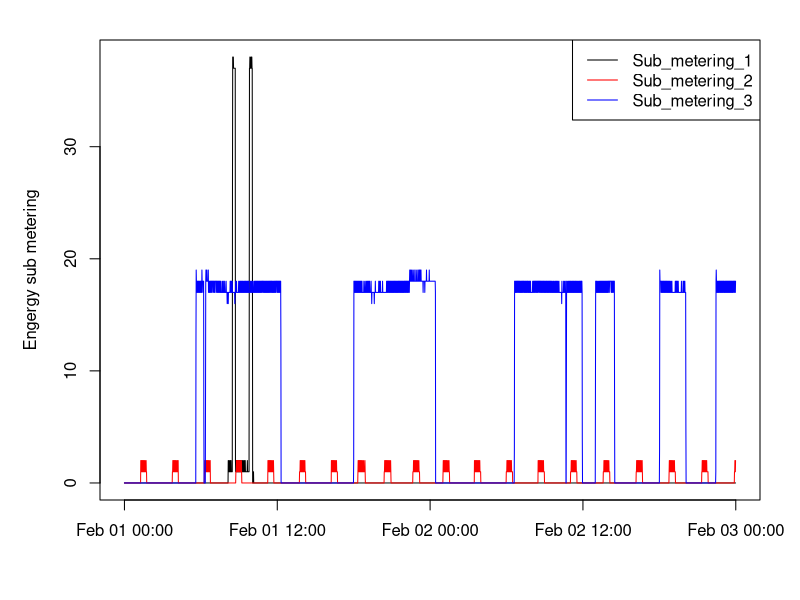

The R script that drew this image:
# change locate for language of date 
Sys.setlocale(category = "LC_ALL", locale = "English_United States.1252")

# load data
df <- read.csv(file = './extracted_data.csv',header = TRUE)
df$Date_Time <- as.POSIXct(strptime( paste(df$Date,df$Time) , format='%d/%m/%Y %H:%M:%S'))

# create PNG file
png(file="./plot3.png",width=480,height=480,bg='transparent')
par(mfrow=c(1,1),mar=c(5,5,2,2))
plot(df$Date_Time, df$Sub_metering_1, type = 'n', xlab=NA, ylab='Engergy sub metering')
lines(df$Date_Time, df$Sub_metering_1, type = 'l', col='black')
lines(df$Date_Time, df$Sub_metering_2, type = 'l', col='red')
lines(df$Date_Time, df$Sub_metering_3, type = 'l', col='blue')
legend('topright',lty=c(1,1,1), col=c('black','red','blue'), legend=c('Sub_metering_1','Sub_metering_2','Sub_metering_3') )
dev.off()